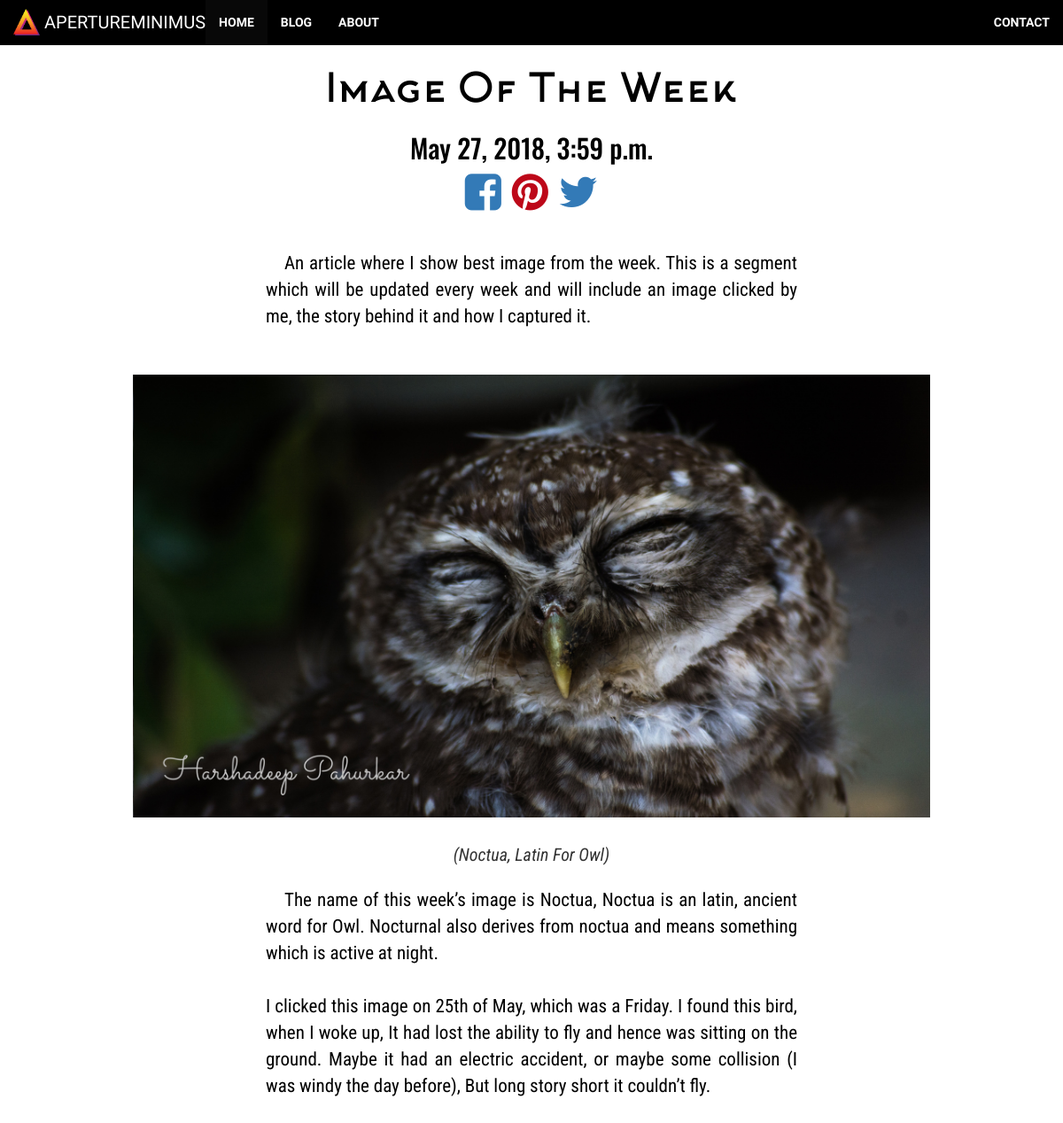
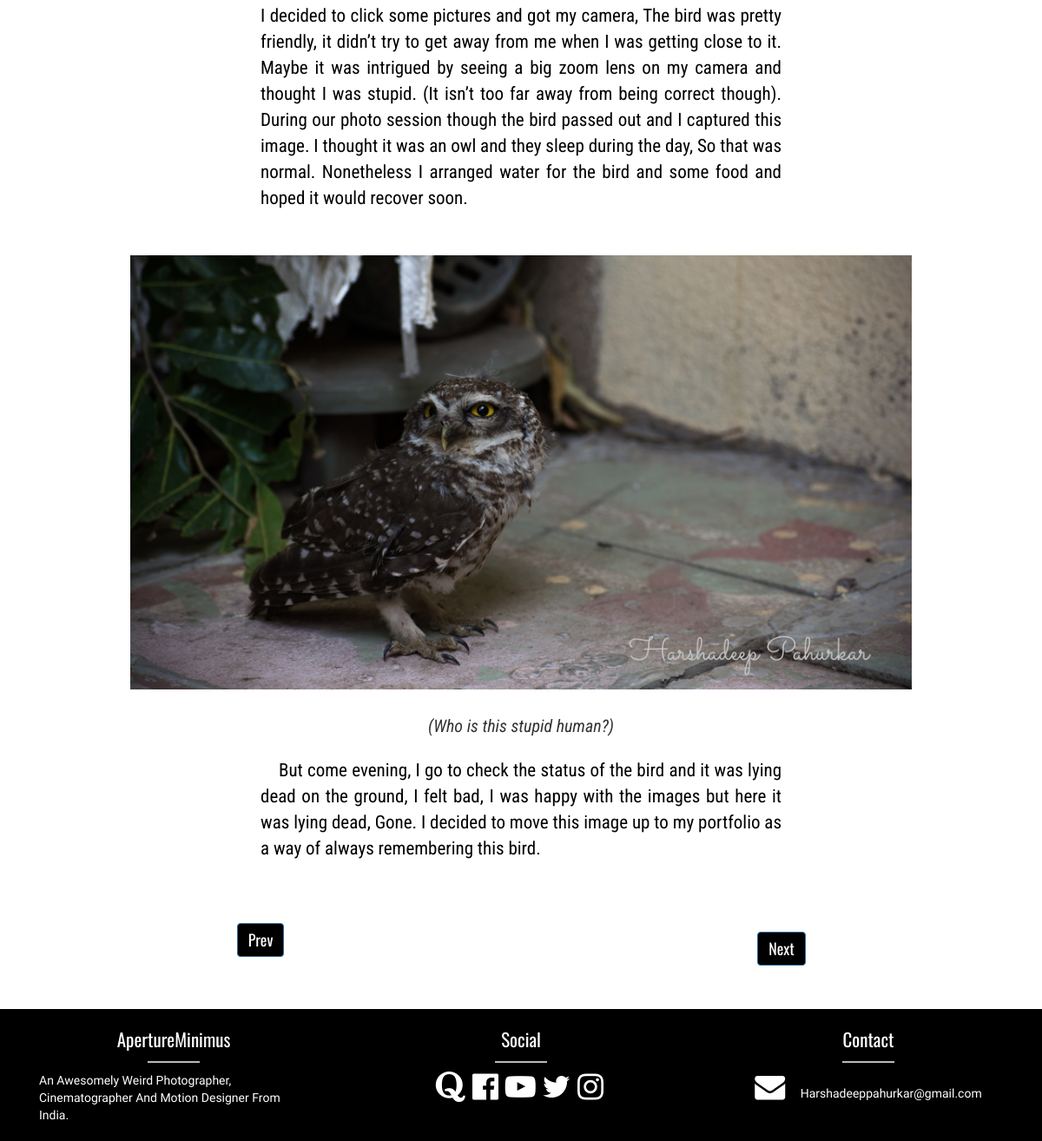
/articles/Imgofweek1/, run on the app's committed database (2 pictures, top to bottom).
### articles/models.py (models this page shows, shortened)
class Articles(models.Model):
    title = models.CharField(max_length=100)
    body = models.TextField()
    slug = models.SlugField(null=True)
    date = models.DateTimeField(auto_now_add=True)
    thumb = models.ImageField(default='skate.jpg',blank=True)
    img0 = models.ImageField(default='default.png', blank=True)
    img0cap = models.CharField(max_length=500, default='caption')
    img1 = models.ImageField(default = 'default.png',blank=True)
    img1cap = models.CharField(max_length=500, default='caption')
    img2 = models.ImageField(default='default.png', blank=True)
    img2cap = models.CharField(max_length=500,default='caption')
    img3 = models.ImageField(default='default.png', blank=True)
    img3cap = models.CharField(max_length=500,default='caption')
    img4 = models.ImageField(default='default.png', blank=True)
    img4cap = models.CharField(max_length=500,default='caption')
    img5 = models.ImageField(default='default.png', blank=True)
    img5cap = models.CharField(max_length=500,default='caption')
    img6 = models.ImageField(default='default.png', blank=True)
    img6cap = models.CharField(max_length=500,default='caption')
    img7 = models.ImageField(default='default.png', blank=True)
    img7cap = models.CharField(max_length=500,default='caption')
    img8 = models.ImageField(default='default.png', blank=True)
    img8cap = models.CharField(max_length=500,default='caption')
    img9 = models.ImageField(default='default.png', blank=True)
    img9cap = models.CharField(max_length=500,default='caption')

### articles/views.py (the view)
# urls.py: url(r'^(?P<slug>[\w-]+)/$',views.article_detail,name='detail'),
def article_detail(request,slug):
    art1 = Articles.objects.get(slug=slug)
    body = art1.body
    di = ['img0','img1','img2','img3','img4','img5','img6','img7','img8','img9']
    for i in di:
        a = body.find('!! '+i+" !!")
        if(a!=-1):
            b = getattr(art1,i).url
            c =  getattr(art1, i+'cap')
            if(body[a+12:a+15]=="por"):
                body = body[:a] + "</p><div class='text-center ' style='margin-left:50px;margin-right:50px;margin-top:1em;margin-bottom:1em;'><img src=" + "'" +b+"'"+" class='img-fluid sizer-por' style='margin: 5 auto;'/><div class='text-center cap'><br><i>"+c+"</i></div></div><p>"+body[a+15:len(body)]
            else:
                body = body[:a] + "</p><div class='text-center ' style='margin-left:50px;margin-right:50px;margin-top:1em;margin-bottom:1em;'><img src=" + "'" +b+"'"+" class='img-fluid sizer ' style='margin: 5 auto;'/><div class='text-center cap'><br><i>"+c+"</i></div></div><p>"+body[a+10:len(body)]
        else:
            pass
    rev_url = reverse('articles:detail',kwargs={'slug': art1.slug})
    homeurl = 'www.apertureminimus.tk'
    Allobj = Articles.objects.all()
    for i in range(len(Allobj)):
        if(Allobj[i].slug == art1.slug):
            currentpos = i
            if(i == len(Allobj)-1):
                prevobj = Allobj[i-1].slug
                nextobj = prevobj
            elif(i == 0):
                nextobj = Allobj[i+1].slug
                prevobj = nextobj
            else:
                nextobj = Allobj[i+1].slug
                prevobj = Allobj[i-1].slug
    return render(request, 'articles/article_detail.html',{'art1':art1,'final':body,'rev':homeurl+rev_url,'next':nextobj,'prev':prevobj})

### articles/templates/articles/article_detail.html (shortened to what this page needs)
{% extends 'base.html' %}
{% block content %}
    <div class="art1" style="background:  white;width: 100%;">
        <br>
        <h1  class='text-center font-fam'>{{art1.title|title}}</h1>
        <h3  class="text-center">{{art1.date}}</h3>
        <div class='text-center'>
            <a href="https://www.facebook.com/sharer/sharer.php?u={{rev}}" target="_blank"><i class="fa fa-facebook-square"></i></a>
            <a href='https://pinterest.com/pin/create/button/?url={{rev}}&description=Check out this cool article'><i class="fa fa-pinterest" style="color:#bd0819;"></i></a>
            <a href="https://twitter.com/intent/tweet?hashtags=ApertureMinimusPhotography&text=Check out this cool article at {{rev}}"> <i class="fa fa-twitter" ></i></a>
        </div>
        <br>
        <p  >{{final|safe}}</p>
        <br>
        <div class="container-fluid">
        <div class = 'row text-center' >
        <div class = 'col-md-6'><a href= "{% url 'articles:detail' slug=prev %}"><button class="btn btn-primary" style="background-color:black;font-family: 'Oswald';font-size:18px;">Prev</button></a></div>
        <div class='col-md-6'><a href = "{% url 'articles:detail' slug=next %}"><button class="btn btn-primary" style="background-color:black;margin:10px;font-family: 'Oswald';font-size: 18px;">Next</button></a></div>
        </div>
        </div>
    </div>
{% endblock %}

### aperturebase/static/base.css (style rules this page uses)
html,body { background: white; height: 100%; margin: 0; }

### data on the page
Articles: title "Image Of The Week", date "May 27, 2018, 3:59 p.m.", img1cap "An article where I show best image from the week. This is a segment which will be updated every week and will include an image clicked by me, the story behind it and how I captured it. (Noctua, Latin For Owl) The name of this week’s image is Noctua, Noctua is an latin, ancient word for Owl. Nocturnal also derives from noctua and means something which is active at night. I clicked this image on 25th of May, which was a Friday. I found this bird, when I woke up, It had lost the ability to fly and hence was sitting on the ground. Maybe it had an electric accident, or maybe some collision (I was windy the day before), But long story short it couldn’t fly. I decided to click some pictures and…", img1cap (picture)
